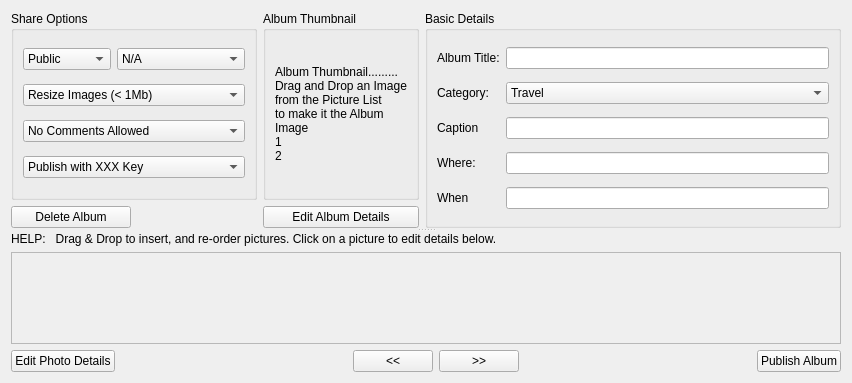
<?xml version="1.0" encoding="UTF-8"?>
<ui version="4.0">
 <class>PhotoAddDialog</class>
 <widget class="QWidget" name="PhotoAddDialog">
  <property name="geometry">
   <rect>
    <x>0</x>
    <y>0</y>
    <width>852</width>
    <height>383</height>
   </rect>
  </property>
  <property name="windowTitle">
   <string/>
  </property>
  <layout class="QVBoxLayout" name="verticalLayout_3">
   <item>
    <widget class="QSplitter" name="splitter">
     <property name="orientation">
      <enum>Qt::Vertical</enum>
     </property>
     <widget class="QWidget" name="layoutWidget">
      <layout class="QGridLayout" name="gridLayout_4">
       <item row="0" column="0" colspan="2">
        <widget class="QGroupBox" name="groupBox">
         <property name="sizePolicy">
          <sizepolicy hsizetype="Minimum" vsizetype="Preferred">
           <horstretch>1</horstretch>
           <verstretch>0</verstretch>
          </sizepolicy>
         </property>
         <property name="title">
          <string>Share Options</string>
         </property>
         <layout class="QGridLayout" name="gridLayout">
          <item row="0" column="0">
           <widget class="QComboBox" name="comboBox_3">
            <property name="sizePolicy">
             <sizepolicy hsizetype="Minimum" vsizetype="Fixed">
              <horstretch>0</horstretch>
              <verstretch>0</verstretch>
             </sizepolicy>
            </property>
            <item>
             <property name="text">
              <string>Public</string>
             </property>
            </item>
            <item>
             <property name="text">
              <string>All Friends</string>
             </property>
            </item>
            <item>
             <property name="text">
              <string>Restricted</string>
             </property>
            </item>
           </widget>
          </item>
          <item row="0" column="1">
           <widget class="QComboBox" name="comboBox_4">
            <property name="sizePolicy">
             <sizepolicy hsizetype="Minimum" vsizetype="Fixed">
              <horstretch>0</horstretch>
              <verstretch>0</verstretch>
             </sizepolicy>
            </property>
            <item>
             <property name="text">
              <string>N/A</string>
             </property>
            </item>
            <item>
             <property name="text">
              <string>University Friends</string>
             </property>
            </item>
            <item>
             <property name="text">
              <string>Family</string>
             </property>
            </item>
            <item>
             <property name="text">
              <string>This List Contains</string>
             </property>
            </item>
            <item>
             <property name="text">
              <string>All your Groups</string>
             </property>
            </item>
           </widget>
          </item>
          <item row="1" column="0" colspan="2">
           <widget class="QComboBox" name="comboBox_5">
            <property name="sizePolicy">
             <sizepolicy hsizetype="Minimum" vsizetype="Fixed">
              <horstretch>0</horstretch>
              <verstretch>0</verstretch>
             </sizepolicy>
            </property>
            <item>
             <property name="text">
              <string>Resize Images (&lt; 1Mb)</string>
             </property>
            </item>
            <item>
             <property name="text">
              <string>Resize Images (&lt; 10Mb)</string>
             </property>
            </item>
            <item>
             <property name="text">
              <string>Send Original Images</string>
             </property>
            </item>
           </widget>
          </item>
          <item row="2" column="0" colspan="2">
           <widget class="QComboBox" name="comboBox_6">
            <property name="sizePolicy">
             <sizepolicy hsizetype="Minimum" vsizetype="Fixed">
              <horstretch>0</horstretch>
              <verstretch>0</verstretch>
             </sizepolicy>
            </property>
            <item>
             <property name="text">
              <string>No Comments Allowed</string>
             </property>
            </item>
            <item>
             <property name="text">
              <string>Authenticated Comments</string>
             </property>
            </item>
            <item>
             <property name="text">
              <string>Any Comments Allowed</string>
             </property>
            </item>
           </widget>
          </item>
          <item row="3" column="0" colspan="2">
           <widget class="QComboBox" name="comboBox">
            <property name="sizePolicy">
             <sizepolicy hsizetype="Minimum" vsizetype="Fixed">
              <horstretch>0</horstretch>
              <verstretch>0</verstretch>
             </sizepolicy>
            </property>
            <item>
             <property name="text">
              <string>Publish with XXX Key</string>
             </property>
            </item>
           </widget>
          </item>
         </layout>
        </widget>
       </item>
       <item row="0" column="2">
        <widget class="QGroupBox" name="groupBox_2">
         <property name="sizePolicy">
          <sizepolicy hsizetype="Preferred" vsizetype="Minimum">
           <horstretch>0</horstretch>
           <verstretch>1</verstretch>
          </sizepolicy>
         </property>
         <property name="title">
          <string>Album Thumbnail</string>
         </property>
         <layout class="QVBoxLayout" name="verticalLayout_2">
          <item>
           <widget class="QLabel" name="label">
            <property name="text">
             <string>Album Thumbnail.........
Drag and Drop an Image
from the Picture List
to make it the Album
Image
1
2</string>
            </property>
           </widget>
          </item>
         </layout>
        </widget>
       </item>
       <item row="0" column="3" rowspan="2">
        <widget class="QGroupBox" name="groupBox">
         <property name="sizePolicy">
          <sizepolicy hsizetype="MinimumExpanding" vsizetype="Preferred">
           <horstretch>10</horstretch>
           <verstretch>1</verstretch>
          </sizepolicy>
         </property>
         <property name="title">
          <string>Basic Details</string>
         </property>
         <layout class="QGridLayout" name="gridLayout_3">
          <item row="0" column="1">
           <widget class="QLineEdit" name="lineEdit_Title">
            <property name="sizePolicy">
             <sizepolicy hsizetype="MinimumExpanding" vsizetype="Fixed">
              <horstretch>0</horstretch>
              <verstretch>0</verstretch>
             </sizepolicy>
            </property>
           </widget>
          </item>
          <item row="1" column="0">
           <widget class="QLabel" name="label_7">
            <property name="text">
             <string>Category:</string>
            </property>
           </widget>
          </item>
          <item row="1" column="1">
           <widget class="QComboBox" name="comboBox_Category">
            <item>
             <property name="text">
              <string>Travel</string>
             </property>
            </item>
            <item>
             <property name="text">
              <string>Holiday</string>
             </property>
            </item>
            <item>
             <property name="text">
              <string>Friends</string>
             </property>
            </item>
            <item>
             <property name="text">
              <string>Family</string>
             </property>
            </item>
            <item>
             <property name="text">
              <string>Work</string>
             </property>
            </item>
            <item>
             <property name="text">
              <string>Random</string>
             </property>
            </item>
           </widget>
          </item>
          <item row="2" column="0">
           <widget class="QLabel" name="label_8">
            <property name="text">
             <string>Caption</string>
            </property>
           </widget>
          </item>
          <item row="2" column="1">
           <widget class="QLineEdit" name="lineEdit_Caption">
            <property name="sizePolicy">
             <sizepolicy hsizetype="MinimumExpanding" vsizetype="Fixed">
              <horstretch>0</horstretch>
              <verstretch>0</verstretch>
             </sizepolicy>
            </property>
           </widget>
          </item>
          <item row="3" column="0">
           <widget class="QLabel" name="label_5">
            <property name="text">
             <string>Where:</string>
            </property>
           </widget>
          </item>
          <item row="3" column="1">
           <widget class="QLineEdit" name="lineEdit_Where">
            <property name="sizePolicy">
             <sizepolicy hsizetype="MinimumExpanding" vsizetype="Fixed">
              <horstretch>0</horstretch>
              <verstretch>0</verstretch>
             </sizepolicy>
            </property>
           </widget>
          </item>
          <item row="4" column="1">
           <widget class="QLineEdit" name="lineEdit_When">
            <property name="sizePolicy">
             <sizepolicy hsizetype="MinimumExpanding" vsizetype="Fixed">
              <horstretch>0</horstretch>
              <verstretch>0</verstretch>
             </sizepolicy>
            </property>
           </widget>
          </item>
          <item row="0" column="0">
           <widget class="QLabel" name="label_9">
            <property name="text">
             <string>Album Title:</string>
            </property>
           </widget>
          </item>
          <item row="4" column="0">
           <widget class="QLabel" name="label_6">
            <property name="text">
             <string>When</string>
            </property>
           </widget>
          </item>
         </layout>
        </widget>
       </item>
       <item row="1" column="0">
        <widget class="QPushButton" name="pushButton_DeleteAlbum">
         <property name="text">
          <string>Delete Album</string>
         </property>
        </widget>
       </item>
       <item row="1" column="1">
        <spacer name="horizontalSpacer_3">
         <property name="orientation">
          <enum>Qt::Horizontal</enum>
         </property>
         <property name="sizeHint" stdset="0">
          <size>
           <width>78</width>
           <height>20</height>
          </size>
         </property>
        </spacer>
       </item>
       <item row="1" column="2">
        <widget class="QPushButton" name="pushButton_EditAlbumDetails">
         <property name="text">
          <string>Edit Album Details</string>
         </property>
        </widget>
       </item>
      </layout>
     </widget>
     <widget class="QWidget" name="layoutWidget">
      <layout class="QVBoxLayout" name="verticalLayout" stretch="0,10">
       <item>
        <widget class="QLabel" name="label_10">
         <property name="text">
          <string>HELP:   Drag &amp; Drop to insert, and re-order pictures. Click on a picture to edit details below.</string>
         </property>
        </widget>
       </item>
       <item>
        <widget class="QScrollArea" name="scrollAreaPhotos">
         <property name="sizePolicy">
          <sizepolicy hsizetype="Expanding" vsizetype="MinimumExpanding">
           <horstretch>0</horstretch>
           <verstretch>10</verstretch>
          </sizepolicy>
         </property>
         <property name="acceptDrops">
          <bool>true</bool>
         </property>
         <property name="horizontalScrollBarPolicy">
          <enum>Qt::ScrollBarAsNeeded</enum>
         </property>
         <property name="widgetResizable">
          <bool>true</bool>
         </property>
         <property name="alignment">
          <set>Qt::AlignBottom|Qt::AlignLeading|Qt::AlignLeft</set>
         </property>
         <widget class="PhotoDrop" name="scrollAreaWidgetContents">
          <property name="geometry">
           <rect>
            <x>0</x>
            <y>0</y>
            <width>822</width>
            <height>76</height>
           </rect>
          </property>
          <property name="styleSheet">
           <string notr="true">QWidget#scrollAreaWidgetContents{border: none;}</string>
          </property>
          <layout class="QGridLayout" name="gridLayout_2"/>
         </widget>
        </widget>
       </item>
      </layout>
     </widget>
    </widget>
   </item>
   <item>
    <layout class="QHBoxLayout" name="horizontalLayout">
     <item>
      <widget class="QPushButton" name="pushButton_EditPhotoDetails">
       <property name="text">
        <string>Edit Photo Details</string>
       </property>
      </widget>
     </item>
     <item>
      <spacer name="horizontalSpacer">
       <property name="orientation">
        <enum>Qt::Horizontal</enum>
       </property>
       <property name="sizeHint" stdset="0">
        <size>
         <width>68</width>
         <height>17</height>
        </size>
       </property>
      </spacer>
     </item>
     <item>
      <widget class="QPushButton" name="pushButton_ShiftLeft">
       <property name="text">
        <string>&lt;&lt;</string>
       </property>
      </widget>
     </item>
     <item>
      <widget class="QPushButton" name="pushButton_ShiftRight">
       <property name="text">
        <string>&gt;&gt;</string>
       </property>
      </widget>
     </item>
     <item>
      <spacer name="horizontalSpacer_2">
       <property name="orientation">
        <enum>Qt::Horizontal</enum>
       </property>
       <property name="sizeHint" stdset="0">
        <size>
         <width>68</width>
         <height>17</height>
        </size>
       </property>
      </spacer>
     </item>
     <item>
      <widget class="QPushButton" name="pushButton_Publish">
       <property name="text">
        <string>Publish Album</string>
       </property>
      </widget>
     </item>
    </layout>
   </item>
  </layout>
 </widget>
 <customwidgets>
  <customwidget>
   <class>PhotoDrop</class>
   <extends>QWidget</extends>
   <header>gui/PhotoShare/PhotoDrop.h</header>
   <container>1</container>
  </customwidget>
 </customwidgets>
 <resources>
  <include location="../LinksCloud/images.qrc"/>
 </resources>
 <connections/>
</ui>
